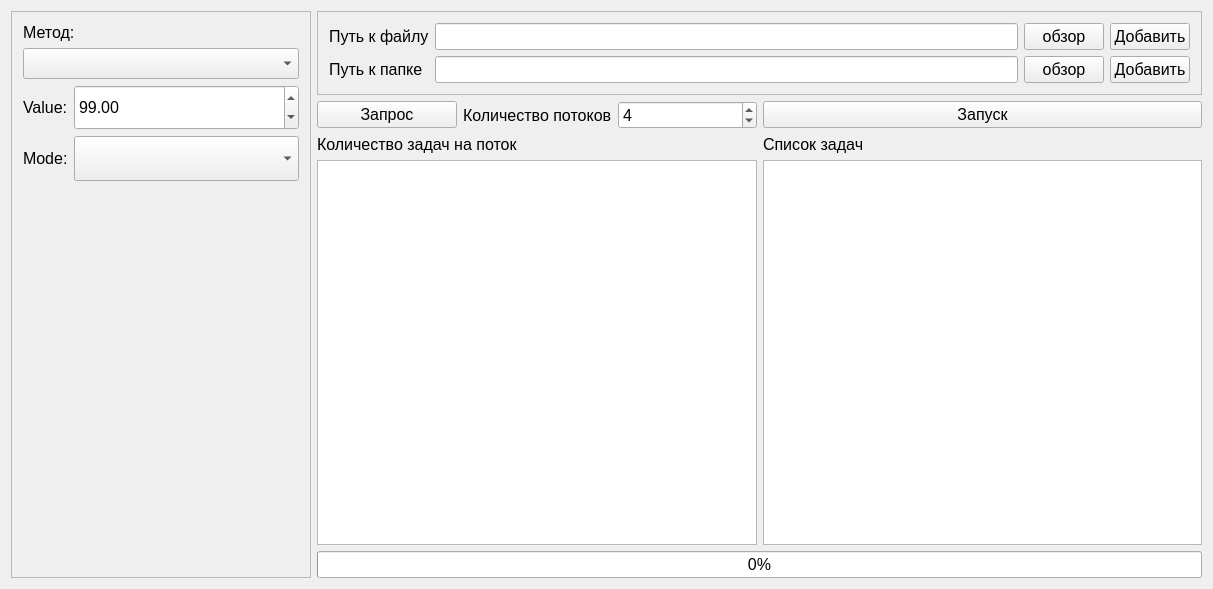
<?xml version="1.0" encoding="UTF-8"?>
<ui version="4.0">
 <class>MainWindow</class>
 <widget class="QMainWindow" name="MainWindow">
  <property name="geometry">
   <rect>
    <x>0</x>
    <y>0</y>
    <width>1213</width>
    <height>589</height>
   </rect>
  </property>
  <property name="windowTitle">
   <string>MainWindow</string>
  </property>
  <property name="styleSheet">
   <string notr="true"/>
  </property>
  <widget class="QWidget" name="centralWidget">
   <layout class="QGridLayout" name="gridLayout_2">
    <item row="1" column="1">
     <layout class="QHBoxLayout" name="horizontalLayout_2">
      <item>
       <widget class="QPushButton" name="pushButton">
        <property name="font">
         <font>
          <pointsize>12</pointsize>
         </font>
        </property>
        <property name="styleSheet">
         <string notr="true"/>
        </property>
        <property name="text">
         <string>Запрос</string>
        </property>
       </widget>
      </item>
      <item>
       <widget class="QLabel" name="label_2">
        <property name="font">
         <font>
          <pointsize>12</pointsize>
         </font>
        </property>
        <property name="text">
         <string>Количество потоков</string>
        </property>
       </widget>
      </item>
      <item>
       <widget class="QSpinBox" name="threadNumSB">
        <property name="font">
         <font>
          <pointsize>12</pointsize>
         </font>
        </property>
        <property name="minimum">
         <number>2</number>
        </property>
        <property name="maximum">
         <number>8</number>
        </property>
        <property name="value">
         <number>4</number>
        </property>
       </widget>
      </item>
     </layout>
    </item>
    <item row="1" column="2">
     <widget class="QPushButton" name="startProcessBtn">
      <property name="font">
       <font>
        <pointsize>12</pointsize>
       </font>
      </property>
      <property name="styleSheet">
       <string notr="true"/>
      </property>
      <property name="text">
       <string>Запуск</string>
      </property>
     </widget>
    </item>
    <item row="0" column="1" colspan="2">
     <widget class="QFrame" name="frame">
      <property name="font">
       <font>
        <pointsize>12</pointsize>
       </font>
      </property>
      <property name="frameShape">
       <enum>QFrame::StyledPanel</enum>
      </property>
      <property name="frameShadow">
       <enum>QFrame::Raised</enum>
      </property>
      <layout class="QGridLayout" name="gridLayout">
       <item row="1" column="2">
        <widget class="QPushButton" name="browseDirBtn">
         <property name="font">
          <font>
           <pointsize>12</pointsize>
          </font>
         </property>
         <property name="styleSheet">
          <string notr="true"/>
         </property>
         <property name="text">
          <string>обзор</string>
         </property>
        </widget>
       </item>
       <item row="1" column="0">
        <widget class="QLabel" name="label_5">
         <property name="font">
          <font>
           <pointsize>12</pointsize>
          </font>
         </property>
         <property name="text">
          <string>Путь к папке</string>
         </property>
        </widget>
       </item>
       <item row="1" column="1">
        <widget class="QLineEdit" name="dirPathEL">
         <property name="font">
          <font>
           <pointsize>12</pointsize>
          </font>
         </property>
         <property name="text">
          <string/>
         </property>
         <property name="readOnly">
          <bool>true</bool>
         </property>
        </widget>
       </item>
       <item row="0" column="1">
        <widget class="QLineEdit" name="filePathEL">
         <property name="font">
          <font>
           <pointsize>12</pointsize>
          </font>
         </property>
         <property name="text">
          <string/>
         </property>
         <property name="readOnly">
          <bool>true</bool>
         </property>
        </widget>
       </item>
       <item row="0" column="0">
        <widget class="QLabel" name="label">
         <property name="font">
          <font>
           <pointsize>12</pointsize>
          </font>
         </property>
         <property name="text">
          <string>Путь к файлу</string>
         </property>
        </widget>
       </item>
       <item row="0" column="2">
        <widget class="QPushButton" name="browseBtn">
         <property name="font">
          <font>
           <pointsize>12</pointsize>
          </font>
         </property>
         <property name="styleSheet">
          <string notr="true"/>
         </property>
         <property name="text">
          <string>обзор</string>
         </property>
        </widget>
       </item>
       <item row="0" column="3">
        <widget class="QPushButton" name="insertFileBtn">
         <property name="font">
          <font>
           <pointsize>12</pointsize>
          </font>
         </property>
         <property name="styleSheet">
          <string notr="true"/>
         </property>
         <property name="text">
          <string>Добавить</string>
         </property>
        </widget>
       </item>
       <item row="1" column="3">
        <widget class="QPushButton" name="insertDirBtn">
         <property name="font">
          <font>
           <pointsize>12</pointsize>
          </font>
         </property>
         <property name="styleSheet">
          <string notr="true"/>
         </property>
         <property name="text">
          <string>Добавить</string>
         </property>
        </widget>
       </item>
      </layout>
     </widget>
    </item>
    <item row="0" column="0" rowspan="10">
     <widget class="QFrame" name="frameConfig">
      <property name="sizePolicy">
       <sizepolicy hsizetype="Fixed" vsizetype="Expanding">
        <horstretch>0</horstretch>
        <verstretch>0</verstretch>
       </sizepolicy>
      </property>
      <property name="minimumSize">
       <size>
        <width>300</width>
        <height>0</height>
       </size>
      </property>
      <property name="maximumSize">
       <size>
        <width>300</width>
        <height>16777215</height>
       </size>
      </property>
      <property name="frameShape">
       <enum>QFrame::StyledPanel</enum>
      </property>
      <property name="frameShadow">
       <enum>QFrame::Raised</enum>
      </property>
      <layout class="QGridLayout" name="gridLayout_3">
       <item row="1" column="0">
        <widget class="QComboBox" name="methodCBox1">
         <property name="sizePolicy">
          <sizepolicy hsizetype="Expanding" vsizetype="Preferred">
           <horstretch>0</horstretch>
           <verstretch>0</verstretch>
          </sizepolicy>
         </property>
         <property name="font">
          <font>
           <pointsize>14</pointsize>
          </font>
         </property>
         <property name="styleSheet">
          <string notr="true"/>
         </property>
        </widget>
       </item>
       <item row="0" column="0">
        <widget class="QLabel" name="label_6">
         <property name="sizePolicy">
          <sizepolicy hsizetype="Minimum" vsizetype="Preferred">
           <horstretch>0</horstretch>
           <verstretch>0</verstretch>
          </sizepolicy>
         </property>
         <property name="font">
          <font>
           <pointsize>12</pointsize>
          </font>
         </property>
         <property name="styleSheet">
          <string notr="true"/>
         </property>
         <property name="text">
          <string>Метод:</string>
         </property>
         <property name="textFormat">
          <enum>Qt::AutoText</enum>
         </property>
         <property name="scaledContents">
          <bool>false</bool>
         </property>
         <property name="textInteractionFlags">
          <set>Qt::LinksAccessibleByMouse</set>
         </property>
        </widget>
       </item>
       <item row="3" column="0">
        <layout class="QHBoxLayout" name="horizontalLayout_4">
         <item>
          <widget class="QLabel" name="meth1">
           <property name="font">
            <font>
             <pointsize>12</pointsize>
            </font>
           </property>
           <property name="text">
            <string>Value:</string>
           </property>
          </widget>
         </item>
         <item>
          <widget class="QDoubleSpinBox" name="valueSBox1">
           <property name="sizePolicy">
            <sizepolicy hsizetype="Expanding" vsizetype="Fixed">
             <horstretch>0</horstretch>
             <verstretch>0</verstretch>
            </sizepolicy>
           </property>
           <property name="minimumSize">
            <size>
             <width>0</width>
             <height>45</height>
            </size>
           </property>
           <property name="font">
            <font>
             <pointsize>12</pointsize>
            </font>
           </property>
           <property name="styleSheet">
            <string notr="true"/>
           </property>
           <property name="value">
            <double>99.000000000000000</double>
           </property>
          </widget>
         </item>
        </layout>
       </item>
       <item row="4" column="0">
        <layout class="QHBoxLayout" name="horizontalLayout_3">
         <item>
          <widget class="QLabel" name="mode1">
           <property name="font">
            <font>
             <pointsize>12</pointsize>
            </font>
           </property>
           <property name="text">
            <string>Mode:</string>
           </property>
          </widget>
         </item>
         <item>
          <widget class="QComboBox" name="modeCBox1">
           <property name="sizePolicy">
            <sizepolicy hsizetype="Expanding" vsizetype="Fixed">
             <horstretch>0</horstretch>
             <verstretch>0</verstretch>
            </sizepolicy>
           </property>
           <property name="minimumSize">
            <size>
             <width>0</width>
             <height>45</height>
            </size>
           </property>
           <property name="font">
            <font>
             <pointsize>12</pointsize>
            </font>
           </property>
           <property name="styleSheet">
            <string notr="true"/>
           </property>
          </widget>
         </item>
        </layout>
       </item>
       <item row="5" column="0">
        <spacer name="verticalSpacer">
         <property name="orientation">
          <enum>Qt::Vertical</enum>
         </property>
         <property name="sizeHint" stdset="0">
          <size>
           <width>20</width>
           <height>40</height>
          </size>
         </property>
        </spacer>
       </item>
      </layout>
     </widget>
    </item>
    <item row="2" column="1" rowspan="8" colspan="2">
     <layout class="QGridLayout" name="gridLayout_4">
      <item row="1" column="1">
       <widget class="QTableView" name="processingView">
        <property name="font">
         <font>
          <pointsize>12</pointsize>
         </font>
        </property>
        <property name="selectionBehavior">
         <enum>QAbstractItemView::SelectRows</enum>
        </property>
        <attribute name="horizontalHeaderStretchLastSection">
         <bool>true</bool>
        </attribute>
        <attribute name="verticalHeaderVisible">
         <bool>false</bool>
        </attribute>
       </widget>
      </item>
      <item row="1" column="0">
       <widget class="QTableView" name="launchesView">
        <property name="sizePolicy">
         <sizepolicy hsizetype="Expanding" vsizetype="Expanding">
          <horstretch>0</horstretch>
          <verstretch>0</verstretch>
         </sizepolicy>
        </property>
        <property name="font">
         <font>
          <pointsize>12</pointsize>
         </font>
        </property>
        <property name="selectionBehavior">
         <enum>QAbstractItemView::SelectRows</enum>
        </property>
        <attribute name="horizontalHeaderStretchLastSection">
         <bool>true</bool>
        </attribute>
        <attribute name="verticalHeaderVisible">
         <bool>false</bool>
        </attribute>
       </widget>
      </item>
      <item row="2" column="0" colspan="2">
       <widget class="QProgressBar" name="progressBar">
        <property name="enabled">
         <bool>true</bool>
        </property>
        <property name="maximumSize">
         <size>
          <width>16777215</width>
          <height>16777215</height>
         </size>
        </property>
        <property name="font">
         <font>
          <pointsize>12</pointsize>
         </font>
        </property>
        <property name="value">
         <number>0</number>
        </property>
       </widget>
      </item>
      <item row="0" column="0">
       <widget class="QLabel" name="label_3">
        <property name="font">
         <font>
          <pointsize>12</pointsize>
         </font>
        </property>
        <property name="text">
         <string>Количество задач на поток</string>
        </property>
       </widget>
      </item>
      <item row="0" column="1">
       <widget class="QLabel" name="label_4">
        <property name="font">
         <font>
          <pointsize>12</pointsize>
         </font>
        </property>
        <property name="text">
         <string>Список задач</string>
        </property>
       </widget>
      </item>
     </layout>
    </item>
   </layout>
  </widget>
 </widget>
 <layoutdefault spacing="6" margin="11"/>
 <resources/>
 <connections/>
</ui>
